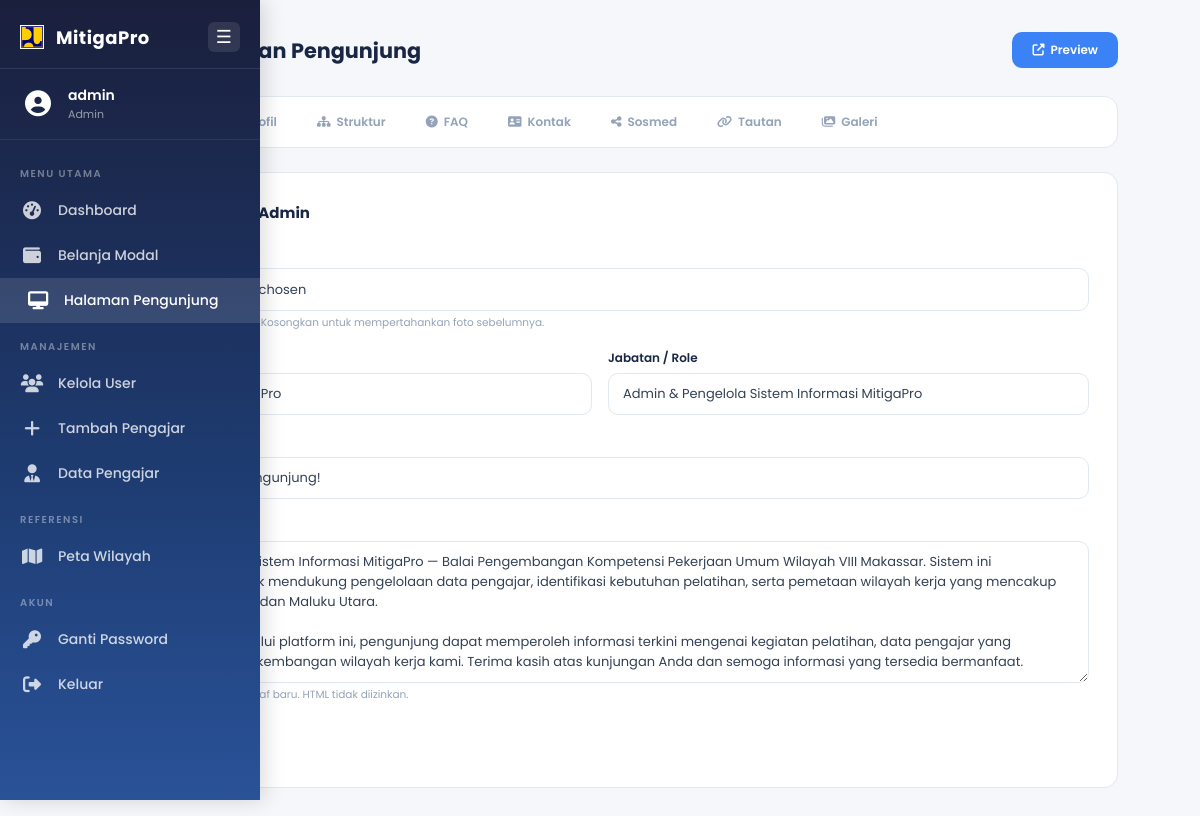
Screenshot of /mitigapro/admin/kelola_visitor.php (signed in) with the database file from the repository.
### tables this page shows
CREATE TABLE IF NOT EXISTS visitor_sambutan (
    id          INT UNSIGNED AUTO_INCREMENT PRIMARY KEY,
    nama        VARCHAR(150)  NOT NULL DEFAULT 'Tim Pengelola MitigaPro',
    jabatan     VARCHAR(200)  NOT NULL DEFAULT 'Admin & Pengelola Sistem Informasi MitigaPro',
    judul       VARCHAR(200)  NOT NULL DEFAULT 'Selamat Datang, Pengunjung!',
    isi         TEXT          NOT NULL,
    foto        VARCHAR(255)  DEFAULT NULL,
    updated_at  TIMESTAMP     DEFAULT CURRENT_TIMESTAMP ON UPDATE CURRENT_TIMESTAMP
);

### mitigapro/admin/kelola_visitor.php (the view, shortened to what this page needs)
<?php
require $_SERVER['DOCUMENT_ROOT'] . '/MitigaPro/include/autoload.php';
$tab = $_GET['tab'] ?? 'sambutan';
$sambutan = $conn->query("SELECT * FROM visitor_sambutan LIMIT 1")->fetch_assoc() ?: [];
require INCLUDE_PATH . 'sidebar_mitigapro.php';
?>
<!DOCTYPE html>
<html lang="id">
<head>
<link rel="stylesheet" href="https://cdnjs.cloudflare.com/ajax/libs/font-awesome/6.5.0/css/all.min.css">
<link rel="stylesheet" href="<?= BASE_URL ?>1_css/sidebar_mitigapro.css">
</head>
<body>
<div class="main" id="mainContent">
<div class="page-header">
  <h2><i class="fas fa-desktop"></i> Kelola Halaman Pengunjung</h2>
  <a href="<?= BASE_URL ?>login_tamu.php" target="_blank" class="preview-btn">
    <i class="fas fa-external-link-alt"></i> Preview
  </a>
</div>
<div class="tab-nav">
  <a href="?tab=sambutan" class="tab-link <?= $tab==='sambutan'?'active':'' ?>"><i class="fas fa-quote-left"></i> Sambutan</a>
  <a href="?tab=profil"   class="tab-link <?= $tab==='profil'?'active':'' ?>"><i class="fas fa-landmark"></i> Profil</a>
  <a href="?tab=struktur" class="tab-link <?= $tab==='struktur'?'active':'' ?>"><i class="fas fa-sitemap"></i> Struktur</a>
  <a href="?tab=faq"      class="tab-link <?= $tab==='faq'?'active':'' ?>"><i class="fas fa-circle-question"></i> FAQ</a>
  <a href="?tab=kontak"   class="tab-link <?= $tab==='kontak'?'active':'' ?>"><i class="fas fa-address-card"></i> Kontak</a>
  <a href="?tab=sosmed"   class="tab-link <?= $tab==='sosmed'?'active':'' ?>"><i class="fas fa-share-alt"></i> Sosmed</a>
  <a href="?tab=tautan"   class="tab-link <?= $tab==='tautan'?'active':'' ?>"><i class="fas fa-link"></i> Tautan</a>
  <a href="?tab=galeri"   class="tab-link <?= $tab==='galeri'?'active':'' ?>"><i class="fas fa-images"></i> Galeri</a>
</div>
<?php if ($tab === 'sambutan'): ?>
<div class="card">
  <div class="card-header">
    <h3><i class="fas fa-quote-left"></i> Kata Sambutan Admin</h3>
  </div>
  <form method="post" enctype="multipart/form-data">
    <div class="form-group">
      <label>Foto (opsional)</label>
      <input type="file" name="foto" accept="image/*">
      <div class="form-hint">Upload foto admin/pejabat. Kosongkan untuk mempertahankan foto sebelumnya.</div>
    </div>
    <div class="form-row">
      <div class="form-group">
        <label>Nama</label>
        <input type="text" name="nama" value="<?= htmlspecialchars($sambutan['nama'] ?? '') ?>" required>
      </div>
      <div class="form-group">
        <label>Jabatan / Role</label>
        <input type="text" name="jabatan" value="<?= htmlspecialchars($sambutan['jabatan'] ?? '') ?>" required>
      </div>
    </div>
    <div class="form-group">
      <label>Judul Sambutan</label>
      <input type="text" name="judul" value="<?= htmlspecialchars($sambutan['judul'] ?? '') ?>" required>
    </div>
    <div class="form-group">
      <label>Isi Sambutan</label>
      <textarea name="isi" rows="6" required><?= htmlspecialchars($sambutan['isi'] ?? '') ?></textarea>
      <div class="form-hint">Gunakan Enter untuk paragraf baru. HTML tidak diizinkan.</div>
    </div>
    <button type="submit" class="btn btn-primary"><i class="fas fa-save"></i> Simpan</button>
  </form>
</div>
<?php endif; ?>
</div>
</body>
</html>

### mitigapro/admin/kelola_visitor.php (style rules this page uses)
*, *::before, *::after { box-sizing: border-box; margin: 0; padding: 0; }
:root { --navy: #1a2744; --blue: #2c5282; --accent: #3b82f6; --bg: #f5f7fb; --white: #fff; --text: #334155; --muted: #94a3b8; --border: #e2e8f0; --radius: 12px; --success: #22c55e; --error: #ef4444; }
body { font-family: 'Poppins', sans-serif; background: var(--bg); color: var(--text); }
.main { max-width: 1100px; margin: 0 auto; padding: 32px; }
.page-header { display: flex; align-items: center; justify-content: space-between; margin-bottom: 28px; flex-wrap: wrap; gap: 12px; }
.page-header h2 { font-size: 1.3rem; font-weight: 700; color: var(--navy); display: flex; align-items: center; gap: 10px; }
.page-header h2 i { color: var(--accent); }
.preview-btn { display: inline-flex; align-items: center; gap: 6px; background: var(--accent); color: #fff; padding: 9px 20px; border-radius: 10px; font-size: 12px; font-weight: 600; text-decoration: none; transition: background 0.2s; }
.tab-nav { display: flex; gap: 4px; flex-wrap: wrap; background: var(--white); border: 1px solid var(--border); border-radius: 14px; padding: 6px; margin-bottom: 24px; overflow-x: auto; }
.tab-link { padding: 10px 18px; border-radius: 10px; font-size: 12px; font-weight: 600; text-decoration: none; color: var(--muted); white-space: nowrap; transition: all 0.2s; display: flex; align-items: center; gap: 6px; }
.tab-link.active { background: var(--accent); color: #fff; }
.card { background: var(--white); border: 1px solid var(--border); border-radius: 14px; padding: 28px; margin-bottom: 20px; }
.card-header { display: flex; align-items: center; justify-content: space-between; margin-bottom: 20px; flex-wrap: wrap; gap: 10px; }
.card-header h3 { font-size: 15px; font-weight: 700; color: var(--navy); display: flex; align-items: center; gap: 8px; }
.card-header h3 i { color: var(--accent); font-size: 16px; }
.form-group { margin-bottom: 18px; }
.form-group label { display: block; font-size: 12px; font-weight: 600; color: var(--navy); margin-bottom: 6px; }
.form-group input, .form-group textarea, .form-group select { width: 100%; padding: 10px 14px; border: 1px solid var(--border); border-radius: 10px; font-size: 13px; font-family: 'Poppins', sans-serif; color: var(--text); transition: border-color 0.2s; }
.form-group textarea { min-height: 100px; resize: vertical; }
.form-row { display: grid; grid-template-columns: 1fr 1fr; gap: 16px; }
.form-hint { font-size: 10.5px; color: var(--muted); margin-top: 4px; }
.btn { display: inline-flex; align-items: center; gap: 6px; padding: 10px 20px; border-radius: 10px; font-size: 12px; font-weight: 600; border: none; cursor: pointer; font-family: 'Poppins', sans-serif; transition: all 0.2s; }
.btn-primary { background: var(--accent); color: #fff; }

### rows the page displays
visitor_sambutan: nama "Tim Pengelola MitigaPro", jabatan "Admin & Pengelola Sistem Informasi MitigaPro", judul "Selamat Datang, Pengunjung!", isi "Selamat datang di Sistem Informasi MitigaPro — Balai Pengembangan Kompetensi Pekerjaan Umum Wilayah VIII Makassar. Sistem ini dikembangkan untuk mendukung pengelolaan data pengajar, identifikasi kebutuhan pelatihan, serta pemetaan wilayah kerja yang mencakup Sulawesi, Gorontalo, dan Maluku Utara. Kami berharap melalui platform ini, pengunjung dapat memperoleh informasi terkini mengenai kegiatan pelatihan, data pengajar yang kompeten, serta perkembangan wilayah kerja kami. Terima kasih atas kunjungan Anda dan semoga informasi yang tersedia bermanfaat."

### other values shown
$_sidebar_username "admin"
$label "Dashboard Belanja Modal Halaman Pengunjung Kelola User Tambah Pengajar Data Pengajar Peta Wilayah Ganti Password"
